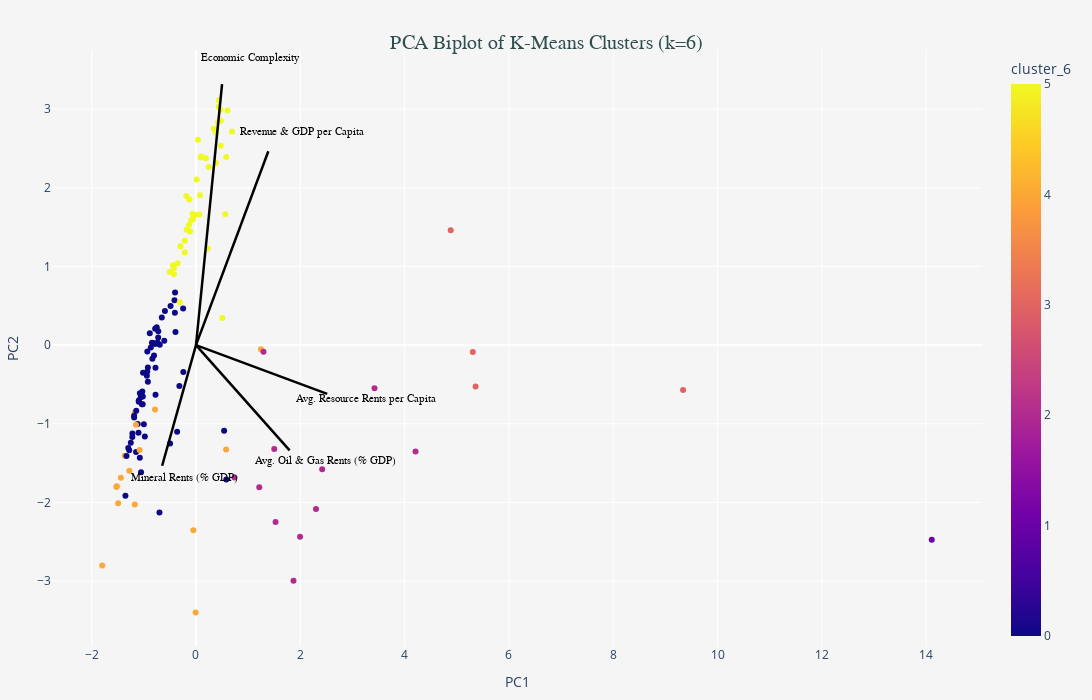

Write notebook code for a chart like this one.
### Markdown cell above
# Maps and Charts (Standard Clustering)

### Code cell
"""Initial map"""
## Create the k=6 Choropleth Map
fig_map_6 = px.choropleth(
    map_df,
    locations="Country Code",
    color="cluster_6",
    hover_name="Country Name",
    hover_data=["Country Code", "cluster_6"],
    color_discrete_sequence=px.colors.qualitative.Bold,
)
## Visual Enhancements 
fig_map_6.update_geos(
    # Use 'winkel tripel' or 'orthographic' for a nice global view
    projection_type="winkel tripel",
    # Reduce the scale to effectively "zoom out" the map
    projection_scale=1, # Default is often around 1.0, but setting explicitly ensures a consistent scale
    showcountries=True,
    countrycolor="Gray", # Add subtle country borders
    showcoastlines=True,
    coastlinecolor="Black", # Make coastlines clearer
    # Optional: Set a background color for the ocean/water
    lakecolor="LightBlue",
    oceancolor="LightBlue",
    showocean=True,
)
## Layout Enhancement 
fig_map_6.update_layout(
    # === SIZE ADJUSTMENT IS HERE ===
    # Set the overall plot size to a larger value (e.g., 1200x800 pixels)
    width=1200, 
    height=800,
    # ===============================

    # Center the title and add a font style
    title={
        'text': "Clustering of Economic Indicators and Resource Use (k=6, 2015-2021)",
        'y': 0.95, # Position the title higher
        'x': 0.5,
        'xanchor': 'center',
        'yanchor': 'top',
        'font': {'size': 20, 'color': 'DarkSlateGray', 'family': 'Arial'}
    },
    # Set the overall plot background to transparent or light gray
    plot_bgcolor='rgba(0,0,0,0)', 
    paper_bgcolor='LightGray', # Make the area around the map light gray
    # Move the legend
    legend_title_text='Cluster Group',
    legend=dict(
        orientation="h",
        yanchor="bottom",
        y=0.01,
        xanchor="center",
        x=0.5
    ),
    margin={"r":0,"t":50,"l":0,"b":0}
)
fig_map_6.show()

"""Heatmap"""
plt.figure(figsize=(18, 8)) 
sns.heatmap(  
    centroid_df_k6, 
    annot=True, 
    cmap='vlag',            
    fmt='.2f',               
    linewidths=0.5,          
    vmax=5.0,
    linecolor='white',
    cbar_kws={'label': 'Feature Z-Score (Std. Dev. from Mean)'} # Label the color bar
)
plt.title(
    'Cluster Profile Analysis: which variables determine every cluster', 
    fontsize=20, 
    pad=20, # Add padding above the plot
    fontweight='bold'
)
plt.ylabel('Cluster', fontsize=14, fontweight='bold')
plt.xlabel('Feature', fontsize=14, fontweight='bold')
plt.xticks(rotation=45, ha='right', fontsize=12) 
plt.yticks(rotation=0, fontsize=12) 
plt.tight_layout() 
plt.show()

"""Feature selection"""
SCALE_FACTOR = 5 
raw_loadings = {
    'Economic Complexity': (0.5001 / SCALE_FACTOR, 3.3182 / SCALE_FACTOR),
    'GDP per capita PPP': (1.7008 / SCALE_FACTOR, 2.4624 / SCALE_FACTOR),
    'Mineral rents (% of GDP)': (-0.6492 / SCALE_FACTOR, -1.5342 / SCALE_FACTOR),
    'Natural gas rents (% of GDP)': (1.7451 / SCALE_FACTOR, -1.3901 / SCALE_FACTOR),
    'Oil rents (% of GDP)': (1.8450 / SCALE_FACTOR, -1.2846 / SCALE_FACTOR),
    'Government Revenue (% of GDP)': (1.0739 / SCALE_FACTOR, 2.4665 / SCALE_FACTOR),
    'Oil rents per capita': (2.5923 / SCALE_FACTOR, -0.6163 / SCALE_FACTOR),
    'Natural resource rents per capita': (2.6838 / SCALE_FACTOR, -0.6682 / SCALE_FACTOR),
    'Natural Gas rents per capita': (2.2716 / SCALE_FACTOR, -0.5748 / SCALE_FACTOR)
}
gov_gdp_pc1 = np.mean([raw_loadings['Government Revenue (% of GDP)'][0], raw_loadings['GDP per capita PPP'][0]])
gov_gdp_pc2 = np.mean([raw_loadings['Government Revenue (% of GDP)'][1], raw_loadings['GDP per capita PPP'][1]])
rents_gdp_pc1 = np.mean([raw_loadings['Natural gas rents (% of GDP)'][0], raw_loadings['Oil rents (% of GDP)'][0]])
rents_gdp_pc2 = np.mean([raw_loadings['Natural gas rents (% of GDP)'][1], raw_loadings['Oil rents (% of GDP)'][1]])
per_capita_pc1 = np.mean([
    raw_loadings['Oil rents per capita'][0], 
    raw_loadings['Natural resource rents per capita'][0], 
    raw_loadings['Natural Gas rents per capita'][0]
])
per_capita_pc2 = np.mean([
    raw_loadings['Oil rents per capita'][1], 
    raw_loadings['Natural resource rents per capita'][1], 
    raw_loadings['Natural Gas rents per capita'][1]
])
loadings_simplified = {
    'Economic Complexity': raw_loadings['Economic Complexity'], # Kept separate
    'Mineral Rents (% GDP)': raw_loadings['Mineral rents (% of GDP)'], # Kept separate
    
    'Revenue & GDP per Capita': (gov_gdp_pc1, gov_gdp_pc2), # Averaged
    'Avg. Oil & Gas Rents (% GDP)': (rents_gdp_pc1, rents_gdp_pc2), # Averaged
    'Avg. Resource Rents per Capita': (per_capita_pc1, per_capita_pc2) # Averaged
}
data = []
annotations = []
arrow_color = 'Black'
X_TEXT_OFFSET=0.5
for feature, (pc1_load, pc2_load) in loadings_simplified.items():
    
    # 1. Create the arrow as a shape (line)
    arrow_line = go.layout.Shape(
        type="line",
        x0=0, y0=0,
        x1=pc1_load * SCALE_FACTOR, 
        y1=pc2_load * SCALE_FACTOR,
        line=dict(color=arrow_color, width=2.5)
    )
    data.append(arrow_line)
    
    # 2. Add text annotation for the feature name
    annotations.append(go.layout.Annotation(
        x=pc1_load * SCALE_FACTOR * 1.1 + X_TEXT_OFFSET,
        y=pc2_load * SCALE_FACTOR * 1.1,
        text=feature,
        showarrow=False,
        font=dict(color=arrow_color, size=11, family='Arial Black')
    ))
fig_biplot = px.scatter(
    pca_df, 
    x='PC1', 
    y='PC2', 
    color='cluster_6',
    hover_name='Country Code', 
    hover_data={
        'Country Name': True,
        'cluster_6': True, 
        'PC1': ':.2f',
        'PC2': ':.2f'
        },
    title='Simplified Interactive PCA Biplot of K-Means Clusters (k=6)',
    color_discrete_sequence=px.colors.qualitative.Bold,
    )
fig_biplot.update_layout(
    shapes=data,          # Add the new, simplified feature arrows
    annotations=annotations, # Add the new, simplified feature labels
    # Enhance the layout style
    title={
        'text': 'PCA Biplot of K-Means Clusters (k=6)',
        'y': 0.95, 
        'x': 0.5,
        'xanchor': 'center',
        'yanchor': 'top',
        'font': {'size': 20, 'color': 'DarkSlateGray', 'family': 'Arial'}
    },
    plot_bgcolor='rgba(0,0,0,0)', 
    paper_bgcolor='WhiteSmoke', 
    legend_title_text='Cluster Group',
    height=700, 
    width=1300,  
    margin={"r":20,"t":50,"l":20,"b":20}
)
fig_biplot.show()

"""Polygon"""
centroid_df_long = centroid_df_k6.reset_index(names='Cluster').melt(
    id_vars='Cluster', 
    var_name='Feature', 
    value_name='Z_Score'
)
centroid_df_long['Cluster'] = centroid_df_long['Cluster'].astype(str)
fig_radar = px.line_polar(
    centroid_df_long,
    r='Z_Score', 
    theta='Feature', 
    color='Cluster',
    line_close=True,
    # Use the same color sequence as your map
    color_discrete_sequence=px.colors.qualitative.Bold, 
    title="Cluster Centroid Profiles (Z-Scores)"
)
fig_radar.update_traces(fill='toself')
fig_radar.update_layout(
    polar=dict(
        radialaxis=dict(
            visible=True,
            range=[-3, 3] 
        )),
    showlegend=True,
    height=600,
    width=900
)

print("PCA Loadings (Influence of each variable on the axes):")
print(loadings)

#Visualize Loadings with a Heatmap 
plt.figure(figsize=(8, 6))
sns.heatmap(loadings, annot=True, cmap='coolwarm', center=0, fmt='.2f')
plt.title('PCA Loadings: Which variables drive PC1 and PC2?')
plt.show()

#Visualize Loadings as Vectors (Biplot style) 

plt.figure(figsize=(10, 10))
for i, feature in enumerate(data_for_pca.columns):
    plt.arrow(0, 0, 
              loadings.iloc[i, 0],  # x component (PC1)
              loadings.iloc[i, 1],  # y component (PC2)
              color='r', alpha=0.7, head_width=0.05)
    # Add text labels for features (offset slightly for readability)
    plt.text(loadings.iloc[i, 0]*1.15, 
             loadings.iloc[i, 1]*1.15, 
             feature, 
             color='g', ha='center', va='center', fontsize=10)

#Draw the circle (optional, helps see scale)
circle = plt.Circle((0,0), 1, color='b', fill=False, linestyle='--', alpha=0.3)
plt.gca().add_artist(circle)
plt.xlim(-1.2, 1.2)
plt.ylim(-1.2, 1.2)
plt.xlabel('PC1 Loading')
plt.ylabel('PC2 Loading')
plt.grid()
plt.title('PCA Feature Vectors (Biplot Projection)')
plt.show()

### Figure 1 — Plotly figure (JSON) as saved in the notebook; plotly's stock layout.template omitted (floating-point values rounded to 4 significant figures; data arrays with more than 128 entries replaced by an {"elided": "..."} marker saying what was removed)
{"data": [{"customdata": {"elided": "136x2 mixed values"}, "hovertemplate": "<b>%{hovertext}</b><br><br>PC1=%{x:.2f}<br>PC2=%{y:.2f}<br>Country Name=%{customdata[0]}<br>cluster_6=%{marker.color}<extra></extra>", "hovertext": {"elided": "136 str values"}, "legendgroup": "", "marker": {"color": {"elided": "136 int values"}, "coloraxis": "coloraxis", "symbol": "circle"}, "mode": "markers", "name": "", "orientation": "v", "showlegend": false, "type": "scatter", "x": {"elided": "136 float values"}, "xaxis": "x", "y": {"elided": "136 float values"}, "yaxis": "y"}], "layout": {"annotations": [{"font": {"color": "Black", "family": "Arial Black", "size": 11}, "showarrow": false, "text": "Economic Complexity", "x": 1.05, "y": 3.65}, {"font": {"color": "Black", "family": "Arial Black", "size": 11}, "showarrow": false, "text": "Mineral Rents (% GDP)", "x": -0.2141, "y": -1.688}, {"font": {"color": "Black", "family": "Arial Black", "size": 11}, "showarrow": false, "text": "Revenue & GDP per Capita", "x": 2.026, "y": 2.711}, {"font": {"color": "Black", "family": "Arial Black", "size": 11}, "showarrow": false, "text": "Avg. Oil & Gas Rents (% GDP)", "x": 2.475, "y": -1.471}, {"font": {"color": "Black", "family": "Arial Black", "size": 11}, "showarrow": false, "text": "Avg. Resource Rents per Capita", "x": 3.267, "y": -0.6817}], "coloraxis": {"colorbar": {"title": {"text": "cluster_6"}}, "colorscale": [[0, "#0d0887"], [0.1111, "#46039f"], [0.2222, "#7201a8"], [0.3333, "#9c179e"], [0.4444, "#bd3786"], [0.5556, "#d8576b"], [0.6667, "#ed7953"], [0.7778, "#fb9f3a"], [0.8889, "#fdca26"], [1, "#f0f921"]]}, "height": 700, "legend": {"title": {"text": "Cluster Group"}, "tracegroupgap": 0}, "margin": {"b": 20, "l": 20, "r": 20, "t": 50}, "paper_bgcolor": "WhiteSmoke", "plot_bgcolor": "rgba(0,0,0,0)", "shapes": [{"line": {"color": "Black", "width": 2.5}, "type": "line", "x0": 0, "x1": 0.5001, "y0": 0, "y1": 3.318}, {"line": {"color": "Black", "width": 2.5}, "type": "line", "x0": 0, "x1": -0.6492, "y0": 0, "y1": -1.534}, {"line": {"color": "Black", "width": 2.5}, "type": "line", "x0": 0, "x1": 1.387, "y0": 0, "y1": 2.464}, {"line": {"color": "Black", "width": 2.5}, "type": "line", "x0": 0, "x1": 1.795, "y0": 0, "y1": -1.337}, {"line": {"color": "Black", "width": 2.5}, "type": "line", "x0": 0, "x1": 2.516, "y0": 0, "y1": -0.6198}], "title": {"font": {"color": "DarkSlateGray", "family": "Arial", "size": 20}, "text": "PCA Biplot of K-Means Clusters (k=6)", "x": 0.5, "xanchor": "center", "y": 0.95, "yanchor": "top"}, "width": 1300, "xaxis": {"anchor": "y", "domain": [0, 1], "title": {"text": "PC1"}}, "yaxis": {"anchor": "x", "domain": [0, 1], "title": {"text": "PC2"}}}}
